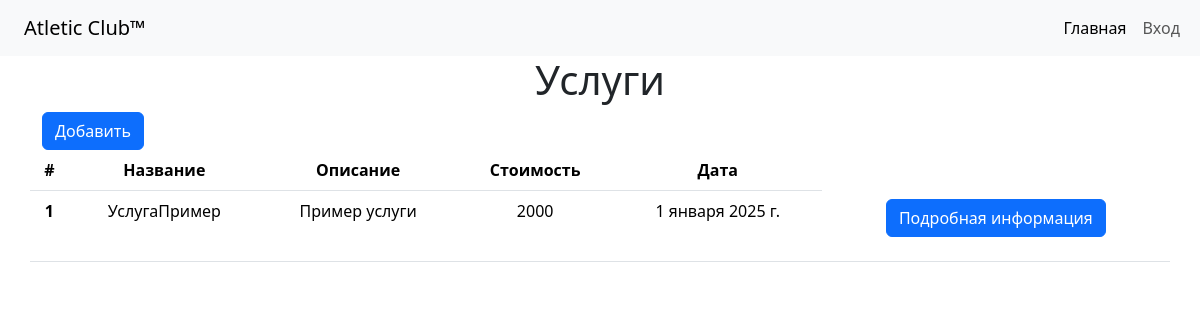
Page /services/ on the committed database.
### diplom/services/models.py (models this page shows, shortened)
class Services(models.Model):
    date = models.DateField(blank="True", verbose_name="Дата")
    name = models.CharField(max_length=250, verbose_name='Наименование')
    description = models.TextField(max_length=250, verbose_name='Описание')
    price = models.IntegerField(verbose_name='Стоимость')
    unit = models.IntegerField(verbose_name='Единица измерения')

### diplom/services/views.py (the view)
# urls.py: path('', views.ServiceListView.as_view(), name='service_list'),
class ServiceListView(ListView):
    model = models.Services
    template_name = 'services/service_list.html'
    context_object_name = 'services'

### diplom/templates/services/service_list.html
{% extends 'base.html' %}
{% block content %}
<table class="table text-center container">
  <div class="container">
    <h1 align="center">Услуги</h1>
    <form action="{% url 'service_create' %}">
      <input class="btn btn-primary" type="submit" value="Добавить">
    </form>
  </div>
    <thead>
      <tr>
        <th scope="col">#</th>
        <th scope="col">Название</th>
        <th scope="col">Описание</th>
        <th scope="col">Стоимость</th>
        <th scope="col">Дата</th>
      </tr>
    </thead>
    <tbody>
        {% for s in services %}
      <tr>
        <th scope="row">{{s.id}}</th>
        <td>{{s.name}}</td>
        <td>{{s.description}}</td>
        <td>{{s.price}}</td>
        <td>{{s.date}}</td>
        <td>
          <form action="{% url 'service_show' s.pk %}">
            <button class="btn btn-primary mb-3" type="submit">Подробная информация</button>
          </form>
        </td>
      </tr>
        {% endfor %}
    </tbody>
  </table>
{% endblock %}

### rows in the picture
Services: id "1", name "УслугаПример", description "Пример услуги", price "2000", date "1 января 2025 г."
